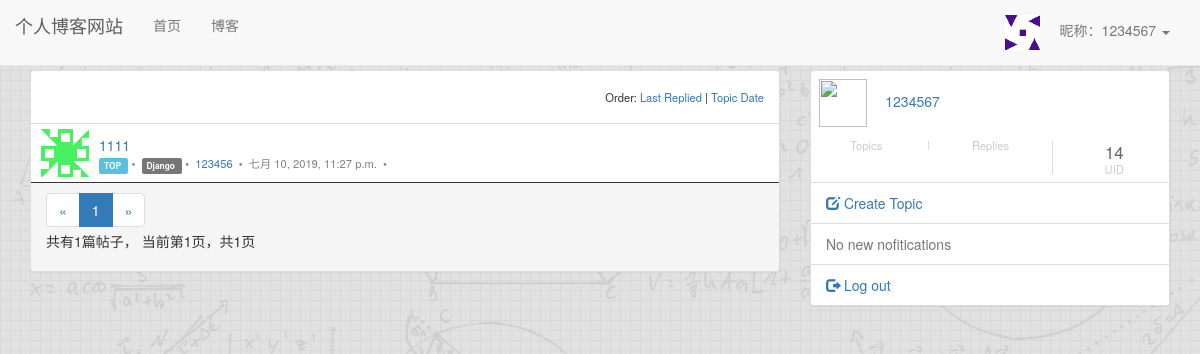
Page /blog/ (signed in) on the committed database.
### user/models.py (models this page shows, shortened)
class Profile(models.Model):
    user = models.OneToOneField(User, on_delete=models.CASCADE, verbose_name='昵称')
    nickname = models.CharField(max_length=20)
    avatar = models.ImageField(upload_to='avatar',blank=True)

### blog/models.py (models this page shows, shortened)
class Blog(models.Model, ReadNumExpandMethod):
    title = models.CharField(max_length=50)
    blog_type = models.ForeignKey(BlogType, on_delete=models.CASCADE)
    content = ''
    author = models.ForeignKey(User, on_delete=models.CASCADE)
    read_details = GenericRelation(ReadDetail)
    created_time = models.DateTimeField(auto_now_add=True)
    last_updated_time = models.DateTimeField(auto_now=True)
    class Meta:
        ordering = ['-created_time']

class BlogType(models.Model):
    type_name = models.CharField(max_length=15)
    def __str__(self):
        return self.type_name

### blog/views.py (the view)
# urls.py: path('', views.blog_list, name='blog_list'),
def blog_list(request):
    blogs_all_list = Blog.objects.all()
    context = get_blog_list_common_data(request, blogs_all_list)
    return render(request, 'blog/list.html', context)

### user/context_processors.py (called while the page is built)
def login_modal_form(request):
    return {'login_modal_form': LoginForm()}

### user/models.py (called while the page is built)
def get_nickname(self):
    if Profile.objects.filter(user=self).exists():
        profile = Profile.objects.get(user=self)
        return profile.nickname
    else:
        return ''

def has_nickname(self):
    return Profile.objects.filter(user=self).exists()

### blog/templates/blog/list.html (shortened to what this page needs)
{% extends 'base.html' %}
{% block content %}
    <div class="panel panel-default">
        <div class="panel-body panel-subtitle">
              <span class="pull-right ordering">
                Order:
                <span>
                  <a href="#">Last Replied</a>
                </span>
                <span>
                  <a href="#">Topic Date</a>
                </span>
              </span>
        </div>
        <ul class="list-group topic-list">
            {% for blog in blogs %}
                <li class="list-group-item topic-entry">
                    <div class="entry media">
                        <div class="media-left media-middle">
                            <a class="list-avatar-link" href="#"><img class="user-avatar" src="/{{ blog.author.profile.avatar }}"></a>
                        </div>
                        <div class="media-body media-middle">
                            <a href="{% url 'blog_detail' blog.pk %}" class="entry-link">
                                {{ blog.title }}
                            </a>
                            <p class="entry-meta">
                                {% if blog.pk <= 40 %}
                                <span class="meta">
                                    <span class="label label-info meta-top">
                                        TOP
                                    </span>
                                </span>
                                {% endif %}
                                <span class="meta">
                                    <a href="#">
                                        <span class="label label-default meta-node">
                                        {{ blog.blog_type }}
                                        </span>
                                    </a>
                                </span>
                                    <span class="meta meta-username">
                                        <a href="#">
                                            {{ blog.author.username }}
                                        </a>
                                    </span>
                                    <span class="meta meta-pub_date">
                                        {{ blog.created_time }}
                                    </span>
                                    <span class="meta meta-last_replied hidden-xs">
                                    </span>
                            </p>
                        </div>
                        <div class="media-right media-middle">
                        </div>
                    </div>
                </li>
            {% endfor %}
        </ul>
        <div class="panel-footer">
            <div class="paginator">
                    <ul class="pagination">
                        <li>
                            {% if page_of_blogs.has_previous %}
                                <a href="?page={{ page_of_blogs.previous_page_number }}" aria-label="Previous">
                                    <span aria-hidden="true">&laquo;</span>
                                </a>
                            {% else %}
                                <span aria-hidden="true">&laquo;</span>
                            {% endif %}
                        </li>
                        {% for page_num in page_range %}
                            {% if page_num == page_of_blogs.number %}
                                <li class="active"><span>{{ page_num }}</span></li>
                            {% else %}
                                {% if page_num == '...' %}
                                    <li><span>{{ page_num }}</span></li>
                                {% else %}
                                    <li><a href="?page={{ page_num }}">{{ page_num }}</a></li>
                                {% endif %}
                            {% endif %}
                        {% endfor %}
                        <li>
                            {% if page_of_blogs.has_next %}
                                <a href="?page={{ page_of_blogs.next_page_number }}" aria-label="Next">
                                    <span aria-hidden="true">&raquo;</span>
                                </a>
                            {% else %}
                                <span aria-hidden="true">&raquo;</span>
                            {% endif %}
                        </li>
                    </ul>
                    <p>
                        共有{{ page_of_blogs.paginator.count }}篇帖子，
                        当前第{{ page_of_blogs.number }}页，共{{ page_of_blogs.paginator.num_pages }}页
                    </p>
                </div>
        </div>
    </div>
{% endblock %}

### templates/base.html (shortened to what this page needs)
{% load staticfiles %}
<!DOCTYPE html>
<html lang="zh-CN">
<head>
    <link rel="stylesheet" href="{% static 'base.css' %}">
    <link rel="stylesheet" href="{% static 'bootstrap-3.3.7/css/bootstrap.min.css' %}">
    <link rel="stylesheet" href="https://maxcdn.bootstrapcdn.com/bootstrap/3.3.6/css/bootstrap.css">
    <link rel="stylesheet" href="{% static 'main.css' %}"/>
</head>
<body style="background: url('/static/image/bg.jpg');">
    <div class="navbar navbar-default navbar-fixed-top" role="navigation">
        <div class="container-fluid">
            <div class="navbar-header">
                <a class="navbar-brand" href="{% url 'home' %}">个人博客网站</a>
            </div>
            <div id="navbar-collapse" class="collapse navbar-collapse">
                <ul class="nav navbar-nav">
                    <li class="{% block nav_home_active %}{% endblock %}">
                        <a href="{% url 'home' %}">首页</a>
                    </li>
                    <li class="{% block nav_blog_active %}{% endblock %}">
                        <a href="{% url 'blog_list' %}">博客</a>
                    </li>
                </ul>
                <ul class="nav navbar-nav navbar-right">
                    {% if not user.is_authenticated %}
                        <li>
                            <a href="{% url 'login' %}?from={{ request.get_full_path }}">登录</a>
                        </li>
                        <li>
                            <a href="{% url 'register' %}?from={{ request.get_full_path }}">注册</a>
                        </li>
                    {% else %}
                        <li class="dropdown">
                            <a href="#" class="dropdown-toggle" data-toggle="dropdown" role="button">
                                {% if user.has_nickname %}
                                    <img style="width: 35px;height: 35px;" src="/{{ user.profile.avatar }}" alt=""/> &nbsp  &nbsp 昵称：{{ user.get_nickname }}
                                {% else %}
                                    {{ user.username }}
                                {% endif %}
                                <span class="caret"></span>
                            </a>
                        </li>
                    {% endif %}
                </ul>
            </div>
        </div>
    </div>
<div id="main" class="container">
    <div class="row">
        <div class="col-lg-8">
            {% block content %}{% endblock %}
        </div>
        <div class="col-lg-4">
            {% if request.user.is_authenticated %}
                {% include 'widgets/authenticated_user_panel.html' %}
            {% else %}
                {% include 'widgets/authenticated_user_panel.html' %}
            {% endif %}
        </div>
    </div>
</div>
</body>
</html>

### blog/templates/widgets/authenticated_user_panel.html (shortened to what this page needs)
{% load i18n %}
<div class="panel panel-default">
    <div class="panel-body user-panel">
        <div class="panel-user-info">
            <div class="avatar-name">
                <a href="#">
                    <img class="panel-avatar user-avatar" src="#" alt=""/>
                </a>
                <span class="panel-username"><a href="#">{{ request.user.username }}</a></span>
            </div>
            <div class="row panel-user-meta">
                <div class="col-xs-4 panel-user-meta-item">
                    <a href="#">
                        <div class="text-center">
                            <p class="panel-user-meta-item-title">Topics</p>
                        </div>
                    </a>
                </div>
                <div class="col-xs-4 panel-user-meta-item">
                    <a href="#">
                        <div class="text-center">
                            <p class="panel-user-meta-item-title">Replies</p>
                        </div>
                    </a>
                </div>
                <div class="col-xs-4 panel-user-meta-item">
                    <a href="#">
                        <div class="text-center">
                            <p class="panel-user-meta-item-value">{{ request.user.pk }}</p>
                            <p class="panel-user-meta-item-title">UID</p>
                        </div>
                    </a>
                </div>
            </div>
        </div>
    </div>
    <ul class="list-group">
        <li class="list-group-item">
            <a href="#">
                <span class="glyphicon glyphicon-edit" aria-hidden="true"></span>
                {% trans 'Create Topic' %}
            </a>
        </li>
        <li class="list-group-item">
            <a class="text-success" href="#">
                {% if unread_count %}
                    <span class="glyphicon glyphicon-gift" aria-hidden="true"></span>
                    {% blocktrans count unread_count=unread_count %}
                        {{ unread_count }} new notification
                        {% plural %}
                        {{ unread_count }} new notifications
                    {% endblocktrans %}
                {% else %}
                    <span class="text-muted">{% trans 'No new nofitications' %}</span>
                {% endif %}
            </a>
        </li>
        <li class="list-group-item">
            <a href="#">
                <span class="glyphicon glyphicon-log-out" aria-hidden="true"></span>
                {% trans "Log out" %}
            </a>
        </li>
    </ul>
</div>

### static/base.css (style rules this page uses)
* { margin: 0; padding: 0; }
body { margin-top: 70px!important; }
ul { list-style-type: none!important; }
ul.navbar-right { margin-right: 0; }

### static/main.css (style rules this page uses)
div.entry { padding: 0 10px; }
p.entry-meta { font-size: 0.8em; margin: 0; }
li.topic-entry { padding: 5px 0; border-bottom: solid 1px rgb(51, 51, 51); display: block; }
span.meta { color: grey; }
.entry-meta .meta+.meta:before { content: "\2022"; padding: 0 3px; }
.pagination { margin: 0; padding: 0; border: none; }
img.user-avatar { width: 48px; height: 48px; }
span.ordering { font-size: 80%; line-height: 200%; }
span.ordering span:first-of-type::after { content: "\007C"; }
.panel-username { margin-left: 1em; }
.panel-user-meta { margin-top: 1em; }
.panel-user-meta p { margin: 0; }
.panel-user-meta-item+.panel-user-meta-item { border-left: solid 1px #ddd; }
.panel-user-meta-item-value { color: #666; font-size: 1.2em; line-height: 1.4em; }
.panel-user-meta-item-title { color: #ccc; line-height: 0.8em; font-size: 0.8em; }
.user-panel { padding: 0.6em; }

### rows in the picture
Blog: author.profile.avatar (picture), title "1111", shows "TOP", blog_type "Django", author.username "123456", created_time "七月 10, 2019, 11:27 p.m."

### other values in the picture
{{ user.get_nickname }} "1234567"
{{ page_num }} "1"
{{ page_of_blogs.paginator.count }} "1"
{{ page_of_blogs.number }} "1"
{{ page_of_blogs.paginator.num_pages }} "1"
{{ request.user.username }} "1234567"
{{ request.user.pk }} "14"
